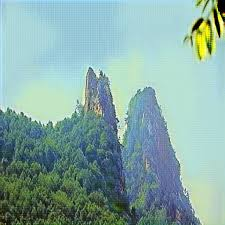
#> input picture DL4CV_IITM/Assignments/Assignment-1/images/hills.jpeg, 225 x 225 px, found by its file name
$ jupyter execute --allow-errors DL4V_Assignment_1_Solutions.ipynb
#> lines starting #> are read from the running program, lines starting #| are printed output that depends on the picture
#### **Welcome to Assignment 1 on Deep Learning for Computer Vision.**
In this assignment you will get a chance to implement basic Image processing tasks like Correlation, Convolution, Edge Detection etc.

#### **Instructions**
1. Use Python 3.x to run this notebook
3. Write your code only in between the lines 'YOUR CODE STARTS HERE' and 'YOUR CODE ENDS HERE'.
you sould not change anything else code cells, if you do, the answers you are supposed to get at the end of this assignment might be wrong.
4. Read documentation of each function carefully.

[cell 1]
# Imports
import numpy as np
import matplotlib.pyplot as plt
from PIL import Image

# %matplotlib inline uncomment this line if you're running this notebook on your local PC

[cell 2]
# DO NOT CHANGE THIS CODE
np.random.seed(0)

[cell 3]
def standardize(image):
    eps = 1e-5  # some fields have all 255 so variance will be 0, to avoid division by zero, introduced eps
    return (image - np.mean(image))/(np.std(image)+eps)

[cell 4]
# Implement Linear Filtering technique on an image using a linear filter
def linear_filter(image, filter_): # 'filter' is a keyword in python, so is the underscore at the end.
    """
    Performs linear filtering on an image.
    Assume image size is W1xW2, filter size is F1xF2.

    Arguments:
    image -- input image possibly with 3 channels(RGB).
    filter_ -- linear filter to apply on image.

    Returns:
    result -- filtered image.
    """
    # DO NOT CHAGE THIS CODE
    image = np.array(image.convert('L')) # converts image to gray scale, so that it is easy to apply filter
    image_height, image_width = image.shape[0], image.shape[1]

    filter_ = np.array(filter_.convert('L'))
    filter_height, filter_width = filter_.shape[0], filter_.shape[1]

    # result shape will be of size --> (((W1−F1+2P) / S) + 1) x (((W2−F2+2P) / S) + 1), where 'P' is padding length
    # S is stride length, if you don't know about them, don't worry, you will learn in upcoming lectures.For now
    # we will use simplest setting P=0,S=1. See the next line.

    result_height, result_width = (image_height - filter_height) + 1, (image_width - filter_width) + 1
    result = np.array([[0 for j in range(result_width)] for i in range(result_height)])
    # YOUR CODE STARTS HERE
    for i in range(result_height):
        for j in range(result_width):
            temp = standardize(image[i:filter_height+i, j:filter_width+j]) * filter_
            try:
                result[i][j] = np.sum(temp)
            except ValueError as err:
                print("something went wrong", err)
                sys.exit()
    # YOUR CODE ENDS HERE
    return result

#> (a cell that did not finish here is left out)

#> (a cell that did not finish here is left out)

[cell 7]
from numpy import unravel_index
#> (the rest of this cell did not finish here and is left out)

### Question 1

Where do you find the bright spot in the image displayed above? (*Hint:* Find the co-ordinates of the maximum value in the output array  )

1. $(143, 49)$
2. $(134, 47)$
3. $(130, 33)$
4. $(126, 50)$

[cell 8]
# To test your implementation, run the below code.
image = Image.open('./images/hills.jpeg')
#> image is the input picture: PIL image 225x225 RGB; mean R, G, B 135.4, 170, 165.3
filter_ = Image.open('./images/template.png')
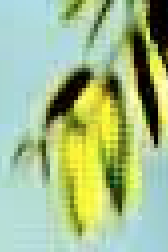
#> input picture DL4CV_IITM/Assignments/Assignment-1/images/template.png, 84 x 126 px, found by its file name (shown 2 times larger)
#> filter_ is the input picture: PIL image 84x126 RGBA; mean R, G, B, A 164.4, 189.4, 140.4, 255
result = linear_filter(image, filter_)
#> in linear_filter, `image = np.array(image.convert('L'))`:
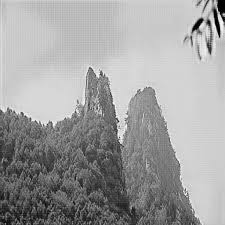
#> image: shape (225, 225); min 0, max 251, mean 159.1
#> in linear_filter, `filter_ = np.array(filter_.convert('L'))`:
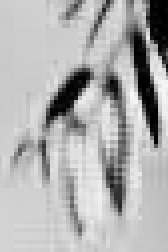
#> filter_: shape (126, 84) (shown 2 times larger); min 0, max 247, mean 176.3
#> after the loop in linear_filter, `for i in range(result_height):`:
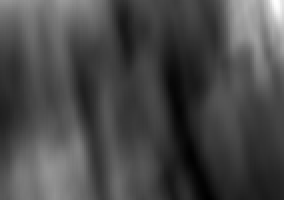
#> result: shape (100, 142) int64 (shown 2 times larger); min -215997, max 162496, mean -107513; drawn with min black and max white

[cell 9]
plt.imshow(result)
plt.title('Filtered Image')
plt.show()

[cell 10]
from numpy import unravel_index
unravel_index(result.argmax(), result.shape)
#> Out = (0, 137)
#| (99, 104)
#| (0, 137)

### Question 2

Where do you find the bright spot in the image displayed above? (*Hint:* Find the co-ordinates of the maximum value in the output array  )

1. $(2, 130)$
2. $(25, 118)$
3. $(0, 137)$
4. $(42, 115)$

[cell 11]
# Implement Convolution on an image using a filter/kernel
def convolution2D(image, kernel):
    """
    Performs convolution on an image using a kernel.

    Arguments:
    image -- 2D matrix representing image.
    kernel -- kernel to apply on image.

    Returns:
    result -- filtered image.
    """
    # YOUR CODE STARTS HERE
    kernel_new = filter_.transpose(Image.FLIP_TOP_BOTTOM).transpose(Image.FLIP_LEFT_RIGHT)
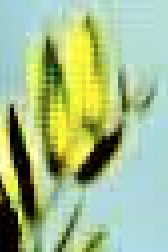
#> kernel_new: PIL image 84x126 RGBA (shown 2 times larger); mean R, G, B, A 164.4, 189.4, 140.4, 255
    result = linear_filter(image,kernel_new)
#> in linear_filter (call 2), `filter_ = np.array(filter_.convert('L'))`:
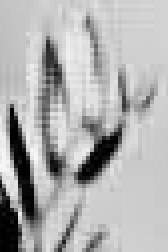
#> filter_: shape (126, 84) (shown 2 times larger); min 0, max 247, mean 176.3
#> after the loop in linear_filter (call 2), `for i in range(result_height):`:
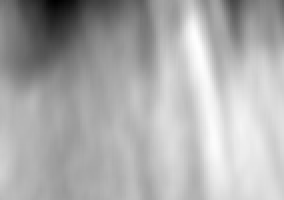
#> result: shape (100, 142) int64 (shown 2 times larger); min -128647, max 248162, mean 126620.6; drawn with min black and max white

    # YOUR CODE ENDS HERE
    return result

#> (a cell that did not finish here is left out)

[cell 13]
plt.imshow(result)
plt.title('Filtered Image')
plt.show()

[cell 14]
from numpy import unravel_index
print(unravel_index(result.argmin(), result.shape))
print(unravel_index(result.argmax(), result.shape))

### Question 3

What are index of the min and max values in the above image?

1. $(43, 134), (200, 54)$
2. $(38, 142), (215, 61)$
3. $(30, 118), (198, 54)$
4. $(44, 142), (220, 43)$

[cell 15]
# To test your implementation, run the below code.
image = Image.open('./images/hills.jpeg')
filter_ = Image.open('./images/template.png')
result = convolution2D(image, filter_)

[cell 16]
plt.imshow(result)
plt.title('Filtered Image')
plt.show()

[cell 17]
from numpy import unravel_index
print(unravel_index(result.argmin(), result.shape))
#| (0, 27)
print(unravel_index(result.argmax(), result.shape))
#| (22, 98)

### Question 4

What are index of the min and max values in the above image?

1. $(15, 28), (18, 89)$
2. $(0, 27), (22, 98)$
3. $(4, 17), (14, 70)$
4. $(7, 42), (10, 89)$

[cell 18]
###SOLUTION OF Question 5.

import numpy as np
from PIL import Image

image = Image.open('./images/clown.png')
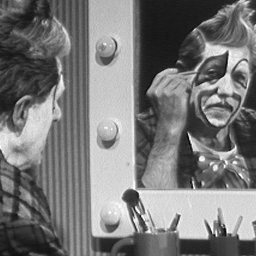
#> input picture DL4CV_IITM/Assignments/Assignment-1/images/clown.png, 256 x 256 px, found by its file name
#> image is the input picture: PIL image 256x256 L; min 3, max 255, mean 120.3

###YOUR CODE STARTS HERE

# Define 3*3 Vertical sobel filter (Hint: refer lecture slides)
sobel_v = np.array([[1, 0, -1],
                    [2, 0, -2],
                    [1, 0, -1]])
#Define 3*3 Horizontal sobel filter (Hint: refer lecture slides)
sobel_h = np.array([[1, 2, 1],
                    [0, 0, 0],
                    [-1, -2, -1]])


#compute vertical response using convolution2D function
response_v = convolution2D(image, sobel_v)
#> after the loop in linear_filter (call 3), `for i in range(result_height):`:
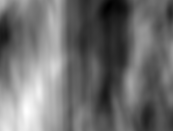
#> result: shape (131, 173) int64; min -206457, max 228791, mean -17378.9; drawn with min black and max white

#compute horizontal response using convolution2D function
response_h = convolution2D(image, sobel_h)

#compute final response
G = np.abs(response_h) + np.abs(response_v)
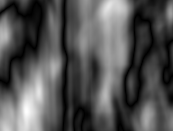
#> G: shape (131, 173) int64; min 4, max 457582, mean 150053.5; drawn with min black and max white

###YOUR CODE ENDS HERE

[cell 19]
from numpy import unravel_index
print(unravel_index(G.argmin(), G.shape))
#| (52, 147)
print(unravel_index(G.argmax(), G.shape))
#| (111, 26)

### Question 5

What are index of the min and max values in the above image?

1. $(52, 147), (111, 26)$
2. $(50, 134), (100, 31)$
3. $(56, 152), (116, 18)$
4. $(51, 143), (114, 24)$

[cell 20]
###SOLUTION OF Question 6

import numpy as np
from PIL import Image

image = Image.open('./images/clown.png')

###YOUR CODE STARTS HERE

# Define 3*3 Laplace filter (Hint: refer lecture slides)
laplacian_filter = np.array([[0, -1, 0],
                             [-1, 4, -1],
                             [0, -1, 0]])


#compute response using convolution2D function
response_L = convolution2D(image, laplacian_filter)

###YOUR CODE ENDS HERE

[cell 21]
from numpy import unravel_index
print(unravel_index(response_L.argmin(), response_L.shape))
#| (6, 108)
print(unravel_index(response_L.argmax(), response_L.shape))
#| (111, 26)
